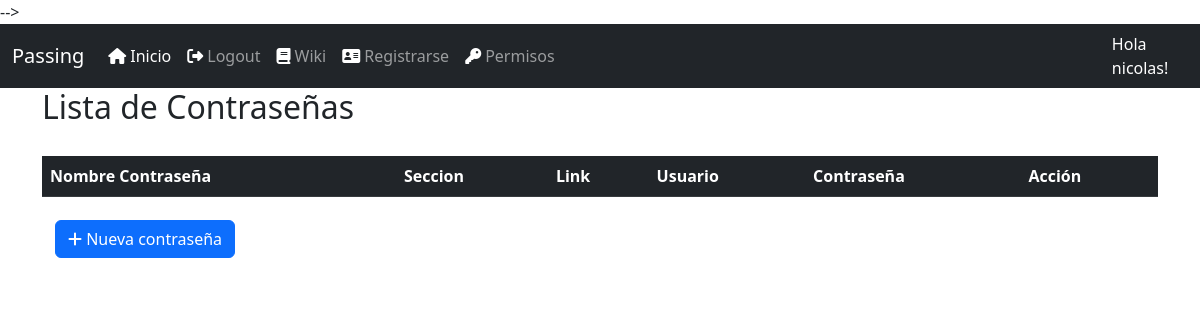
Before: /pass/listpass (signed in) with the older database file.
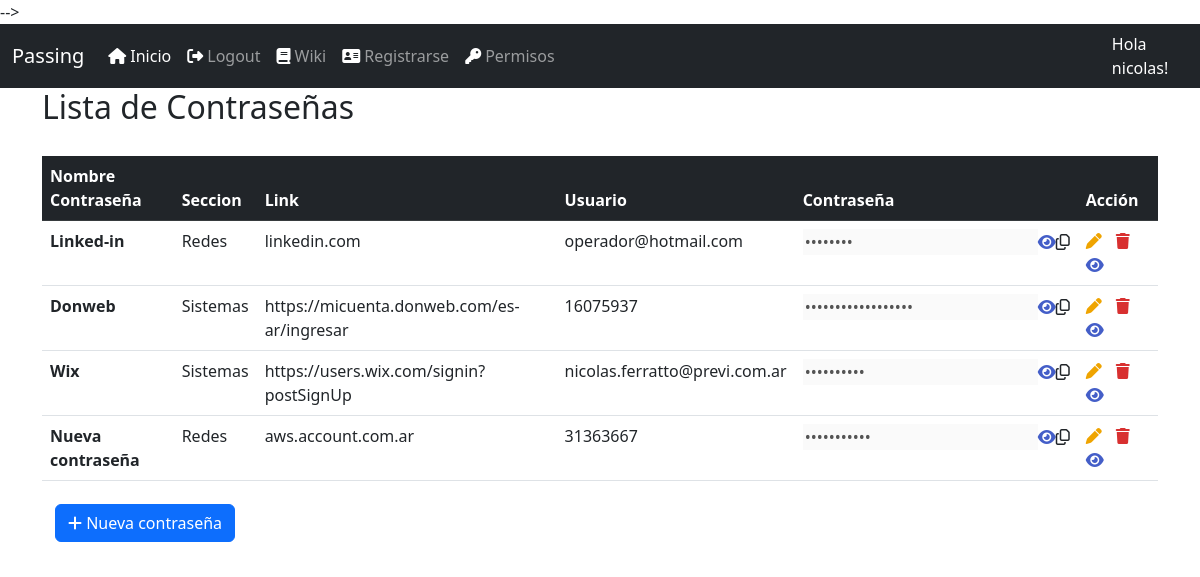
After: the same page with the newer database file.
### passbase/models.py (models this page shows, shortened)
class Contrasena(models.Model):
    nombre_contra = models.CharField(max_length=20, unique=True)
    seccion = models.ForeignKey(SeccionContra, on_delete=models.CASCADE)
    link = models.CharField(max_length=265)
    usuario = models.CharField(max_length=60)
    contraseña = models.CharField(max_length=60)
    info = models.CharField(max_length=260)
    active = models.BooleanField(default=True)
    created = models.DateTimeField(auto_now=True)
    updated = models.DateTimeField(auto_now_add=True)

class SeccionContra(models.Model):
    nombre_seccion = models.CharField(max_length=50)
    active = models.BooleanField(default=True)
    created = models.DateTimeField(auto_now=True)
    updated = models.DateTimeField(auto_now_add=True)
    def __str__(self):
        return self.nombre_seccion

### passbase/views.py (the view, shortened to what this page needs)
# urls.py: path('listpass',ContrasListView.as_view(), name='listpass'),
class ContrasListView(ListView):
    model = Contrasena
    template_name = 'listpass.html'
    @method_decorator(csrf_exempt)
    def dispatch(self, request, *args, **kwargs):
        return super().dispatch(request, *args, **kwargs)
    def get_queryset(self):
        try:
            obj_permiso = ContraPermission.objects.filter(user_id = self.request.user, perm_active = True, permission = True).values_list('contra_id', flat=True)
            permisos = list(obj_permiso)
            print(f'permisos: {permisos}')
            return Contrasena.objects.filter(active=True, id__in = permisos)
        except Exception as e:
            return redirect(reverse_lazy('login'))
    def get_context_data(self, **kwargs):
        context = super().get_context_data(**kwargs)
        context['title'] = 'Lista de Contraseñas'
        return context

### templates/listpass.html (shortened to what this page needs)
<!DOCTYPE html>
{% extends 'base.html'%}
{% load static %}
{% block head %}
<link rel="stylesheet" href="{% static 'lib/DataTables-1.13.1/css/dataTables.bootstrap5.min.css' %}"/>
<link rel="stylesheet" href="{% static 'lib/DataTables-1.13.1/plugins/responsive-2.4.0/css/responsive.bootstrap5.min.css' %}"/>
{% endblock %}
{% block content %}
<div class="container" style="height: 60px;">
    <h2>{{title}}</h2>
</div>
{% if request.user.is_authenticated %}
    <div class="container">
            <table class="table" id="data">
                <thead class="table-dark">
                    <tr >
                        <th scope="col">Nombre Contraseña</th>
                        <th scope="col">Seccion</th>
                        <th scope="col">Link</th>
                        <th scope="col">Usuario</th>
                        <th scope="col">Contraseña</th>
                        <th scope="col">Acción</th>
                    </tr>
                </thead>
                <tbody>
                    {% for contra in object_list %}
                    <tr>
                        <td><b>{{ contra.nombre_contra }}</b></td>
                        <td>{{ contra.seccion }}</td>
                        <td>{{ contra.link }}</td>
                        <td>{{ contra.usuario }}</td>
                        <td>
                            <div style="display: flex; align-items: center;">
                                <input type='password' id="passwordField{{ contra.id }}" value="{{ contra.contraseña }}" style="flex: 1; border: none;" disabled >
                                <i class="fas fa-eye toggle-password-icon" data-password-field="passwordField{{ contra.id }}" style="cursor: pointer; color: rgb(68, 94, 200);"></i>
                                <i class="far fa-copy copy-icon" data-copy-target="passwordField{{ contra.id }}" style="cursor: pointer;"></i>
                            </div>
                            </div>
                        </td>
                        <td>
                            <a href="{% url 'updatepass' contra.id %}"><i class="fas fa-pen" style="margin-right:10px; text-decoration-line: none; color: #EFA400;"></i></a>
                            <a href="{% url 'deletepass' contra.id %}"><i class="fas fa-trash" style="margin-right:10px; text-decoration-line: none; color: rgb(216, 48, 48);"></i></a>
                            <a href="{% url 'detailpass' contra.id %}"><i class="fas fa-eye" style="margin-right:10px; text-decoration-line: none; color: rgb(68, 94, 200);"></i></a>
                        </td>
                    </tr>
                    {% endfor %}
                </tbody>
            </table>
            <div>
                <button class="btn">
                    <a class="btn btn-primary btn-flat" href = "{% url 'createpass' %}">
                    <i class="fas fa-plus"></i> Nueva contraseña </a>
                </button>
            </div>
            {% endif %}
    </div>
{% endblock %}

Changed rows visible on the page:
now on this page (row unchanged): Contrasena: nombre_contra "Linked-in", seccion "Redes", link "linkedin.com", usuario "operador@hotmail.com"
now on this page (row unchanged): Contrasena: nombre_contra "Donweb", seccion "Sistemas", link "https://micuenta.donweb.com/es-ar/ingresar", usuario "16075937"
now on this page (row unchanged): Contrasena: nombre_contra "Wix", seccion "Sistemas", link "https://users.wix.com/signin?postSignUp", usuario "nicolas.ferratto@previ.com.ar"
added Contrasena: nombre_contra "Nueva contraseña", seccion "Redes", link "aws.account.com.ar", usuario "31363667"
